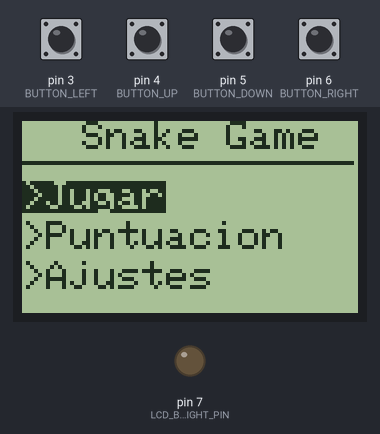
Bench run of a sketch on a simulated Arduino Uno, built with avr-gcc and run on an emulated ATmega328P. Parts: 84×48 one-colour display, output pins drawn as LEDs (lit = HIGH). The test bench sets the inputs (shaded band); at power-on: pin 3 (BUTTON_LEFT), pin 4 (BUTTON_UP), pin 5 (BUTTON_DOWN), pin 6 (BUTTON_RIGHT) HIGH. Random numbers use the default seed unless the sketch sets one; EEPROM starts erased.

Above: at 1.2 s.
1.3 s: pin 6 (BUTTON_RIGHT) pulled LOW for 0.15 s
At 2.8 s:
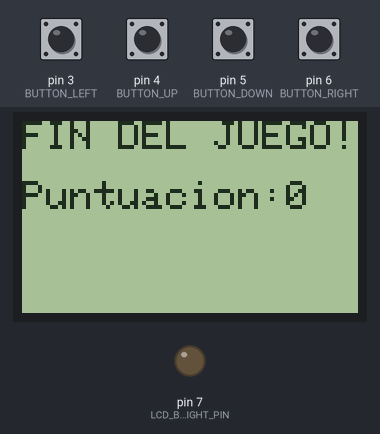
3.0 s: pin 6 (BUTTON_RIGHT) pulled LOW for 1 s
At 3.9 s:
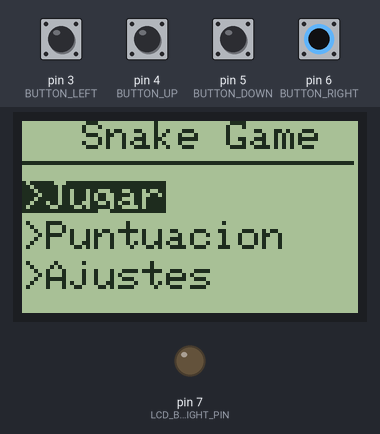
5.5 s: pin 4 (BUTTON_UP) pulled LOW for 0.15 s
At 6.5 s:
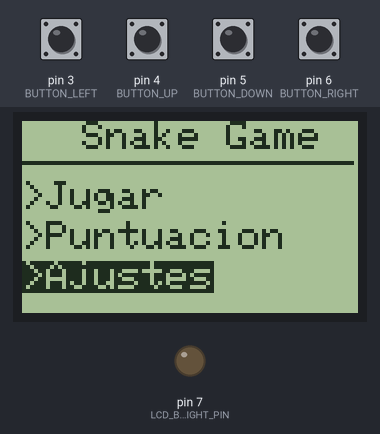
7.1 s: pin 4 (BUTTON_UP) pulled LOW for 1 s
At 7.8 s:
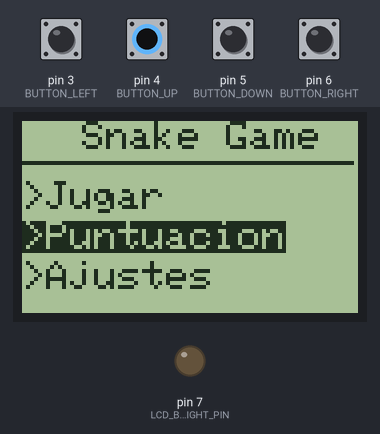
9.6 s: pin 6 (BUTTON_RIGHT) pulled LOW for 0.15 s
At 10.5 s:
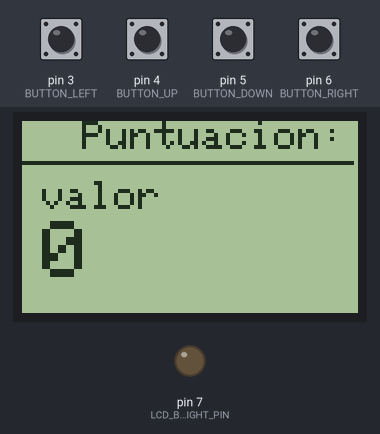
11.2 s: pin 3 (BUTTON_LEFT) pulled LOW for 0.15 s
At 12.0 s:
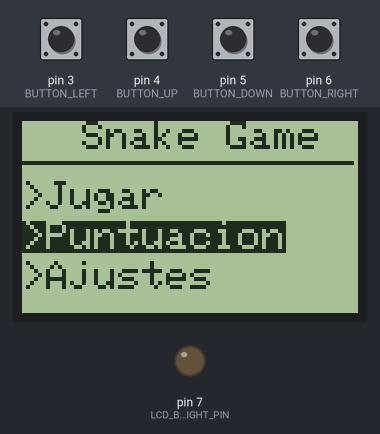
Timing chart, 0 to 13.8 s (numbered marks = the images above; inputs shaded):
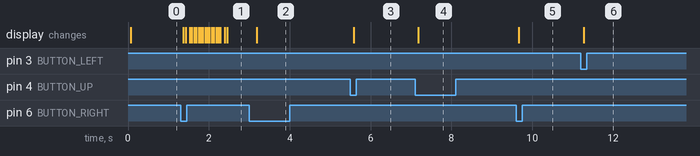

Measured:
- after the input at 1.3 s, the display: first changes after 0.07 s (image 1 shows a later state)
- after the input at 3.0 s, the display: changes after 0.19 s (image 2)
- after the input at 5.5 s, the display: changes after 0.08 s (image 3)
- after the input at 7.1 s, the display: changes after 0.08 s (image 4)
- after the input at 9.6 s, the display: changes after 0.07 s (image 5)
- after the input at 11.2 s, the display: changes after 0.07 s (image 6)

The sketch:

SnakeGame.ino
```cpp
#include <EEPROM.h>
#include "GameManager.h"
//(CLK,DIN,D/C,CE,RST);
Adafruit_PCD8544 display = Adafruit_PCD8544(13, 11, 9, 10, 8);

// Game objects
Snake snake = Snake();
Food food = Food();
GameManager gameManager = GameManager();

// Buttons
volatile boolean up = false;
volatile boolean down = false;
volatile boolean right = false;
volatile boolean left = false;

int downButtonState = 0;
int upButtonState = 0;
int rightButtonState = 0;
int leftButtonState = 0;

int lastLeftButtonState = 0;
int lastDownButtonState = 0;
int lastRightButtonState = 0;
int lastUpButtonState = 0;

// LCD
boolean backlight = true;
int contrast=LCD_INIT_CONTRAST;
int menuitem = 1;
int page = MENU_SCREEN;

int sound = true;

int highscore=0;

void setup() {
  Serial.begin(9600);

  pinMode(BUTTON_UP, INPUT_PULLUP);
  pinMode(BUTTON_DOWN, INPUT_PULLUP);
  pinMode(BUTTON_RIGHT, INPUT_PULLUP);
  pinMode(BUTTON_LEFT, INPUT_PULLUP);

  pinMode(LCD_BACKLIGHT_PIN,OUTPUT);

  highscore = readIntFromEEPROM(HIGHSCORE_ADDRESS);
  randomSeed(analogRead(0));
  display.begin();
  display.setContrast(LCD_INIT_CONTRAST);
  display.clearDisplay();
  display.display();

  gameManager.initialize(&display,&snake,&food);
}

void loop() {
  display.clearDisplay();
  drawMenu();

  downButtonState = digitalRead(BUTTON_DOWN);
  rightButtonState = digitalRead(BUTTON_RIGHT);
  upButtonState =   digitalRead(BUTTON_UP);
  leftButtonState = digitalRead(BUTTON_LEFT);

  checkIfDownButtonIsPressed();
  checkIfUpButtonIsPressed();
  checkIfSelectButtonIsPressed();
  checkIfBackButtonIsPressed();

  handleBackButton();
  handlePages();
}

void gameHandler(){
  if(!gameManager.gameOver){
    if(!upButtonState){
      gameManager.moveSnake(1);
    }
    else if(!rightButtonState){
      gameManager.moveSnake(3);
    }
    else if(!leftButtonState){
      gameManager.moveSnake(4);
    }
    else if(!downButtonState){
      gameManager.moveSnake(2);
    }
    gameManager.execute();
  }
  else
  {
    gameOverScreen();

    if(!rightButtonState)
    {
      resetGame();
      page = 1;
    }
  }
  delay(40);  // Velocidad de la serpiente
}

void resetGame(){
  snake = Snake();
  food = Food();
  gameManager = GameManager();
  gameManager.initialize(&display,&snake,&food);
}

void gameOverScreen(){
  display.setTextSize(1);
  display.setCursor(0,0);
  display.println("FIN DEL JUEGO!");
  display.setTextSize(1);
  display.setCursor(0, 15);
  highscore = readIntFromEEPROM(HIGHSCORE_ADDRESS);


  if(gameManager.score >= highscore)
  {
    display.print("Puntuacion:");

    writeIntIntoEEPROM(HIGHSCORE_ADDRESS,gameManager.score);
  }
  else
  {
    display.print("Puntuacion:");
  }
  display.println(gameManager.score);
  display.display();
}

void handleBackButton(){
  if(page != GAME_SCREEN){
    if(left && page == HIGHSCORE_SCREEN)
    {
      left = false;
      page=1;
    }
    else if(left && page > MENU_SCREEN){
      left = false;
      page--;
    }
  }

}

void handlePages(){
  if(page == MENU_SCREEN){
    handleFirstPage();
  }
  else{
    handleSecondPage();
  }
}

void handleFirstPage(){
  if (up && page == MENU_SCREEN ) {
    up = false;
    menuitem--;
    if (menuitem == 0)
    {
      menuitem=3;
    }
  }else if (up && page == SETTINGS_SCREEN ) {
    up = false;
  }

  if (down && page == MENU_SCREEN) {
    down = false;
    menuitem++;
    if (menuitem == 4)
    {
      menuitem = 1;
    }
  }else if (down && page == SETTINGS_SCREEN ) {
    down = false;
  }

  if (right && page == MENU_SCREEN) {
    right = false;

    if (page == MENU_SCREEN && menuitem == 1) {
      page = GAME_SCREEN;
    }
    else if(page == MENU_SCREEN && menuitem == 2)
    {
      page = HIGHSCORE_SCREEN;
    }
    else if(page == MENU_SCREEN && menuitem == 3)
    {
      menuitem = 1;
      page = SETTINGS_SCREEN;
    }
  }
}

void handleSecondPage(){
  if (up && page == SETTINGS_SCREEN ) {
    up = false;
    menuitem--;
    if (menuitem == 0)
    {
      menuitem = 3;
    }
  }else if (up && page == SETTINGS_SCREEN ) {
    up = false;
    contrast--;
    setContrast();
  }

  if (down && page == SETTINGS_SCREEN) {
    down = false;
    menuitem++;
    if (menuitem == 4)
    {
      menuitem=1;
    }
  }
  else if (down && page == CONTRAST_SCREEN ) {
    down = false;
    contrast++;
    setContrast();
  }

  if (right) {
    right = false;
    if (page == SETTINGS_SCREEN && menuitem==2)
    {
      if (backlight)
      {
        backlight = false;
        setBacklight(LCD_BACKLIGHT_OFF);
      }
      else
      {
        backlight = true;
        setBacklight(LCD_BACKLIGHT_ON);
      }
    }

    if(page == SETTINGS_SCREEN && menuitem ==3)
    {
      if (sound)
      {
        sound = false;
        gameManager.setSound(LOW);
      }
      else
      {
        sound = true;
        gameManager.setSound(HIGH);
      }
    }
    else if (page == SETTINGS_SCREEN && menuitem==1) {
      page = CONTRAST_SCREEN;
    }
    else if (page == CONTRAST_SCREEN) {
      page=SETTINGS_SCREEN;
    }
  }
}

void drawMenu(){
  if (page == MENU_SCREEN)
  {
    display.setTextSize(1);
    display.clearDisplay();
    display.setTextColor(BLACK, WHITE);
    display.setCursor(15, 0);
    display.print("Snake Game");
    display.drawFastHLine(0,10,83,BLACK);
    display.setCursor(0, 15);

    if (menuitem == 1)
    {
      display.setTextColor(WHITE, BLACK);
    }
    else
    {
      display.setTextColor(BLACK, WHITE);
    }
    display.print(">Jugar");
    display.setCursor(0, 25);

    if (menuitem==2)
    {
      display.setTextColor(WHITE, BLACK);
    }
    else
    {
      display.setTextColor(BLACK, WHITE);
    }
    display.print(">Puntuacion");

    if (menuitem==3)
    {
      display.setTextColor(WHITE, BLACK);
    }
    else
    {
      display.setTextColor(BLACK, WHITE);
    }
    display.setCursor(0, 35);
    display.print(">Ajustes");
    display.display();
  }

  else if (page == SETTINGS_SCREEN)
  {

    display.setTextSize(1);
    display.clearDisplay();
    display.setTextColor(BLACK, WHITE);
    display.setCursor(15, 0);
    display.print("Settings");
    display.drawFastHLine(0,10,83,BLACK);
    display.setCursor(0, 15);

    if (menuitem==1)
    {
      display.setTextColor(WHITE, BLACK);
    }
    else
    {
      display.setTextColor(BLACK, WHITE);
    }
    display.print(">Contraste");
    display.setCursor(0, 25);

    if (menuitem==2)
    {
      display.setTextColor(WHITE, BLACK);
    }
    else
    {
      display.setTextColor(BLACK, WHITE);
    }
    display.print(">luz: ");

    if (backlight)
    {
      display.print("ON");
    }
    else
    {
      display.print("OFF");
    }

    if (menuitem==3)
    {
      display.setTextColor(WHITE, BLACK);
    }
    else
    {
      display.setTextColor(BLACK, WHITE);
    }

    display.setCursor(0, 35);
    display.print(">Sonido: ");
    if (sound)
    {
      display.print("ON");
    }
    else
    {
      display.print("OFF");
    }

    display.display();
  }
  else if (page == CONTRAST_SCREEN)
  {

    display.setTextSize(1);
    display.clearDisplay();
    display.setTextColor(BLACK, WHITE);
    display.setCursor(15, 0);
    display.print("Contraste");
    display.drawFastHLine(0,10,83,BLACK);
    display.setCursor(5, 15);
    display.print("Valor");
    display.setTextSize(2);
    display.setCursor(5, 25);
    display.print(contrast);

    display.setTextSize(2);
    display.display();
  }
  else if (page == HIGHSCORE_SCREEN)
  {

    display.setTextSize(1);
    display.clearDisplay();
    display.setTextColor(BLACK, WHITE);
    display.setCursor(15, 0);
    display.print("Puntuacion:");
    display.drawFastHLine(0,10,83,BLACK);
    display.setCursor(5, 15);
    display.print("valor");
    display.setTextSize(2);
    display.setCursor(5, 25);

    int number = readIntFromEEPROM(HIGHSCORE_ADDRESS);

    display.print(number);
    display.setTextSize(2);
    display.display();
  }
  else if (page == GAME_SCREEN)
  {
    gameHandler();
  }
}

void resetDefaults(){
  contrast = LCD_INIT_CONTRAST;
  setContrast();
  backlight = true;
  setBacklight(HIGH);
}

void setContrast(){
  display.setContrast(contrast);
  display.display();
}

void setBacklight(int state){
  digitalWrite(LCD_BACKLIGHT_PIN,state);
}

// R/W EEPROM
void writeIntIntoEEPROM(int address, int number){
  EEPROM.write(address, number >> 8);
  EEPROM.write(address + 1, number & 0xFF);
}

int readIntFromEEPROM(int address){
  byte byte1 = EEPROM.read(address);
  byte byte2 = EEPROM.read(address + 1);
  return (byte1 << 8) + byte2;
}

//BUTTONS FUNCTIONS
void checkIfDownButtonIsPressed(){
  if (downButtonState != lastDownButtonState)
  {
    if (downButtonState == 0)
    {
      down=true;
    }
    delay(50);
  }
  lastDownButtonState = downButtonState;
}

void checkIfBackButtonIsPressed(){
  if (leftButtonState != lastLeftButtonState)
  {
    if (leftButtonState == 0)
    {
      left=true;
    }
    delay(50);
  }
  lastLeftButtonState = leftButtonState;
}

void checkIfUpButtonIsPressed(){
  if (upButtonState != lastUpButtonState)
  {
    if (upButtonState == 0) {
      up=true;
    }
    delay(50);
  }
  lastUpButtonState = upButtonState;
}

void checkIfSelectButtonIsPressed(){
  if (rightButtonState != lastRightButtonState)
  {
    if (rightButtonState == 0) {
      right=true;
    }
    delay(50);
  }
  lastRightButtonState = rightButtonState;
}
```

Blocks.cpp
```cpp
#include "Blocks.h"

// Class Block represents part of the snake
Block::Block()
{
	_x = 0;
	_y = 0;
	_direction = 0;
}
Block::Block(int x, int y)
{
	_x = x;
	_y = y;
}
Block::Block(int x, int y, int block_direction)
{
	_x = x;
	_y = y;
	_direction = block_direction;
}
```

Blocks.h
```cpp
#ifndef Blocks_h
#define Blocks_h

class Block
{
  public:
  	Block();
  	Block(int x, int y,int _direction);
  	Block(int x, int y);
  	int _x;
  	int _y;
  	int _direction;
  private:
};
#endif
```

Food.cpp
```cpp
#include "Food.h"
#include <SPI.h>
#include <Adafruit_GFX.h>
#include <Adafruit_PCD8544.h>

// Class Food represents snake's food
Food::Food(){
	_x = 0;
	_y = 0;
	_index = 0;
	points = 100;
}
void Food::initialize(Adafruit_PCD8544 *display)
{
	_display= display;
	_x = 36;
	_y = 4;
}
void Food::execute()
{
	draw();
}
void Food::randomize(byte width, byte height, byte weight){
	_x = random(weight,width - weight);
	if(_x % weight != 0)
	    _x+=1;
	_y = random(2,height -weight);
	if(_y % weight != 0)
	    _y+=1;
}
void Food::draw(){
	_display->fillRect(_x,_y, WEIGHT, WEIGHT, BLACK);
}
```

Food.h
```cpp
#ifndef Food_h
#define Food_h

#include <Arduino.h>
#include <Adafruit_GFX.h>
#include <Adafruit_PCD8544.h>
#include "SnakeGame.h"

class Food{
  public:
  	Food();
  	void randomize(byte width, byte height, byte weight);
  	void draw();
  	void execute();
  	int _x;
  	int _y;
  	int _index;
  	int points;
  	void initialize(Adafruit_PCD8544 *display);
  private:
  	Adafruit_PCD8544* _display;

};
#endif
```

GameManager.cpp
```cpp
#include "GameManager.h"
#include <SPI.h>
#include <Adafruit_GFX.h>
#include <Adafruit_PCD8544.h>

#include "Blocks.h"
#include "Food.h"
#include "Snake.h"
#include "pitches.h"
#include "SnakeGame.h"

bool gameOver = false;

GameManager::GameManager(){
	_state = 0;
	gameOver = false;
	score = 0;
  _sound = true;
}

void GameManager::initialize(Adafruit_PCD8544 *display, Snake* snake, Food* food){
	_display =display;
	_snake = snake;
	_food = food;
	snake->initialize(_display);
	food->initialize(_display);
}

void GameManager::moveSnake(byte direction)
{
	_snake->setDirection(direction);
}
void GameManager::execute()
{
	if(!_snake->_selfTouch)
	{
    if(!_snake->_ChoqueBorde){
       checkForCollision();
    _snake->execute();
    _food->execute();
      }
    else{
      gameOver=true;
      }


		draw();
	}
	else
	{
		gameOver=true;
	}

}
void GameManager::checkForCollision()
{
	//check collision with food
	if(_food->_x == _snake->_headX &&
			_food->_y == _snake->_headY)
	{
    if(_sound)
    {
      tone(SPEAKER, NOTE_A7, TONE_FOOD_DURATION);
    }

		score+=_food->points;
		_snake->addBlock(_food->_x, _food->_y);
		_food->randomize(WIDTH - WEIGHT, HEIGHT - WEIGHT, WEIGHT);
	}
}


void GameManager::setSound(int sound){
  _sound = sound;
  if(_sound)
  {
    tone(SPEAKER, NOTE_A7, TONE_FOOD_DURATION);
  }
}
void GameManager::draw(){
	//draw rectangle border
	_display->drawRect(0, 0, WIDTH, HEIGHT, BLACK);
	_display->display();
}
```

GameManager.h
```cpp
#ifndef GameManager_h
#define GameManager_h

#include <Arduino.h>
#include <Adafruit_GFX.h>
#include <Adafruit_PCD8544.h>

#include "Blocks.h"
#include "Food.h"
#include "Snake.h"


class GameManager{
public:
	GameManager();
	int _delay;
	void initialize(Adafruit_PCD8544 *display, Snake* snake, Food* food);
	void execute();
	void draw();
	void moveSnake(byte direction);
	int score;
	bool gameOver;
  void setSound(int state);
private:
	byte _state;
  bool _sound;
	Snake* _snake;
	Food* _food;
	Adafruit_PCD8544* _display;
	bool _buttonsPress[BUTTON_COUNT];
	bool wasPressed(byte pin, byte index);
	void checkForCollision();
};
#endif
```

Snake.cpp
```cpp
#include "Snake.h"
#include <SPI.h>
#include <Adafruit_GFX.h>
#include <Adafruit_PCD8544.h>
#include "Blocks.h"
#include "SnakeGame.h"

Snake::Snake(){
	_size = 20;
	_headX = 0;
	_headY = 0;
	_speed = 1;
	_direction = RIGHT;
	_weight = WEIGHT;
	_selfTouch = false;
  _ChoqueBorde = false;

}

void Snake::initialize(Adafruit_PCD8544 *display)
{
	_display= display;
	addBlocks();
}


void Snake::setWeight(byte weight){
	_weight = weight;
}

void Snake::addBlock(byte x, byte y){
	if(_size<BLOCK_COUNT_MAX)
	{
		_size++;
		Block* b = new Block(x,y);
		_headX = x;
		_headY = y;

		_blocks[_size-1] = b;
	}
}

void Snake::addBlocks(){

	byte block_start_x = 10;
	byte block_start_y = 24;

	for(int in = 0; in<_size; in++)
	{
		if(in==0)
		{
			_blocks[in] = new Block(block_start_x, block_start_y, _direction);

		}
		else{
			_blocks[in] = new Block(_blocks[in-1]->_x+2, block_start_y, _direction);
		}
	}
}

void Snake::execute(){
	Block* tail = _blocks[0];

	//SWITCH CASE HAVE BUG!!!!
	if(_direction == UP)
	{

		moveUp(tail);
	}
	else if(_direction == DOWN)
	{

		moveDown(tail);
	}
	else if(_direction == RIGHT)
	{

		moveRight(tail);
	}
	else if(_direction == LEFT)
	{

		moveLeft(tail);
	}

	for(int j = 0;j<_size;j++)
	{
	_blocks[j]=_blocks[j+1];

	}

	_blocks[_size-1] = tail;
	_headX = tail->_x;
	_headY = tail->_y;

  // Self touch checking
	for(int j = 0;j<_size-1;j++)
	{
		if(_blocks[j]->_x == _headX &&
				_blocks[j]->_y == _headY)
		{
			_selfTouch=true;
		}
	}


	draw();
}

void Snake::moveRight(Block* tail){
	if(_blocks[_size-1]->_x + WEIGHT != WIDTH)
	{
		tail->_x=_blocks[_size-1]->_x + WEIGHT;
		tail->_y=_blocks[_size-1]->_y;
	}
	else
	{
   _ChoqueBorde = true;
		//tail->_x=0;
		//tail->_y=_blocks[_size-1]->_y;
	}
}

void Snake::moveUp(Block* tail){
	if(_blocks[_size-1]->_y != 0)
	{
		tail->_y=_blocks[_size-1]->_y - WEIGHT;
		tail->_x = _blocks[_size-1]->_x;
	}
	else
	{
		_ChoqueBorde = true;
		//tail->_y = HEIGHT - WEIGHT;
		//tail->_x = _blocks[_size-1]->_x;
	}
}

void Snake::moveDown(Block* tail){
	if(_blocks[_size-1]->_y + WEIGHT != HEIGHT)
	{
		tail->_y = _blocks[_size-1]->_y + WEIGHT;
		tail->_x = _blocks[_size-1]->_x;
	}
	else
	{
    _ChoqueBorde = true;
		//tail->_y = 0;
		//tail->_x = _blocks[_size-1]->_x;
	}
}

void Snake::moveLeft(Block* tail){
	if(_blocks[_size-1]->_x != 0)
	{
		tail->_x=_blocks[_size-1]->_x - WEIGHT;
		tail->_y=_blocks[_size-1]->_y;
	}
	else
	{
    _ChoqueBorde = true;
		//tail->_x = WIDTH - WEIGHT;
		//tail->_y = _blocks[_size-1]->_y;

	}
}

void Snake::setDirection(byte direction){

	if(_direction == 3 && direction == 4 ||
			_direction == 4 && direction == 3 ||
			_direction == 1 && direction == 2 ||
			_direction == 2 && direction == 1 ||
			_direction == direction)
	return;

	_direction = direction;

}

void Snake::draw(){
	for (byte i = 0; i < _size; i ++) {
		_display->fillRect(_blocks[i]->_x, _blocks[i]->_y, _weight, _weight, BLACK);
	}
}
```

Snake.h
```cpp
#ifndef Snake_h
#define Snake_h

#include <Arduino.h>
#include <Adafruit_GFX.h>
#include <Adafruit_PCD8544.h>
#include "Blocks.h"

#define WIDTH            84
#define HEIGHT           48
#define BUTTON_COUNT     2
#define WEIGHT           2

class Snake{
private:
	void getDirection(byte &dx, byte &dy, byte d);
	Block* _blocks[20];
	void moveRight(Block* block);
	void moveUp(Block* block);
	void moveLeft(Block* block);
	void moveDown(Block* block);
public:
	static const byte BLOCK_COUNT_MAX = 20;
	Snake();
	byte _size;
	byte _headX;
	byte _headY;
	byte _speed;
	byte _direction;
	byte _weight;
	byte _selfTouch;
  byte _ChoqueBorde;

	void setWeight(byte weight);
	void addBlock(byte x, byte y);
	void addBlocks();
	void execute();
	void setDirection(byte direction);
	void turn(byte right = 3);
	void draw();
	void initialize(Adafruit_PCD8544 *display);
	Adafruit_PCD8544* _display;
};
#endif
```

SnakeGame.h
```cpp
/*************************************************

* Public Constants

*************************************************/
#define BUTTON_UP     4
#define BUTTON_DOWN   5
#define BUTTON_RIGHT  6
#define BUTTON_LEFT   3

#define LCD_BACKLIGHT_PIN 7
#define LCD_BACKLIGHT_OFF 1
#define LCD_BACKLIGHT_ON  0

#define LCD_INIT_CONTRAST 60
#define SPEAKER      12
#define TONE_FOOD_DURATION 250

#define HIGHSCORE_ADDRESS 1

#define MENU_SCREEN     1
#define SETTINGS_SCREEN 2
#define CONTRAST_SCREEN 3
#define GAME_SCREEN     10
#define HIGHSCORE_SCREEN 4

#define RIGHT 3
#define LEFT  4
#define UP    1
#define DOWN  2

#define WIDTH           84
#define HEIGHT          48
#define BUTTON_COUNT     2
#define WEIGHT           2
```

Source omitted: pitches.h (2000 bytes)
